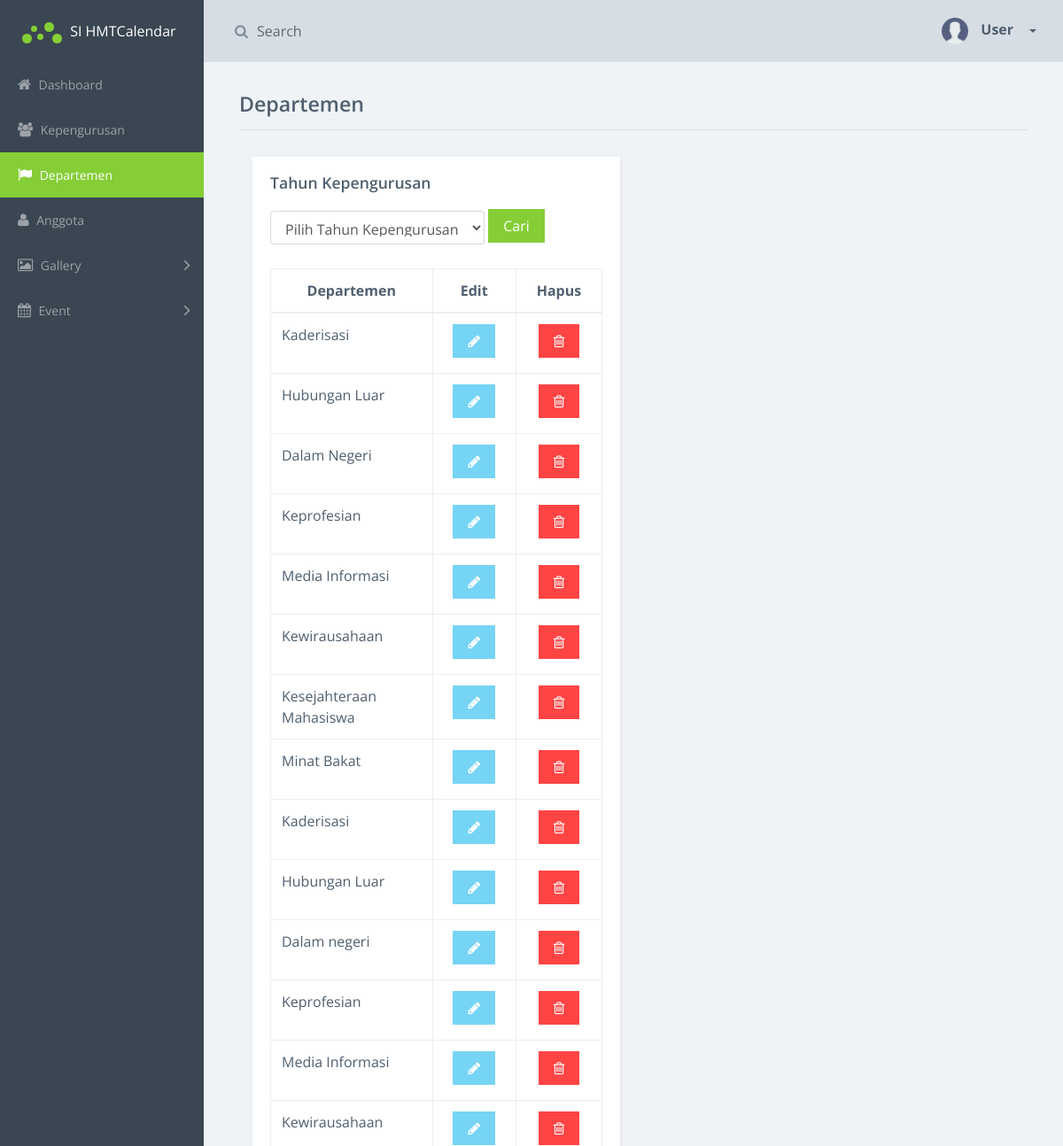
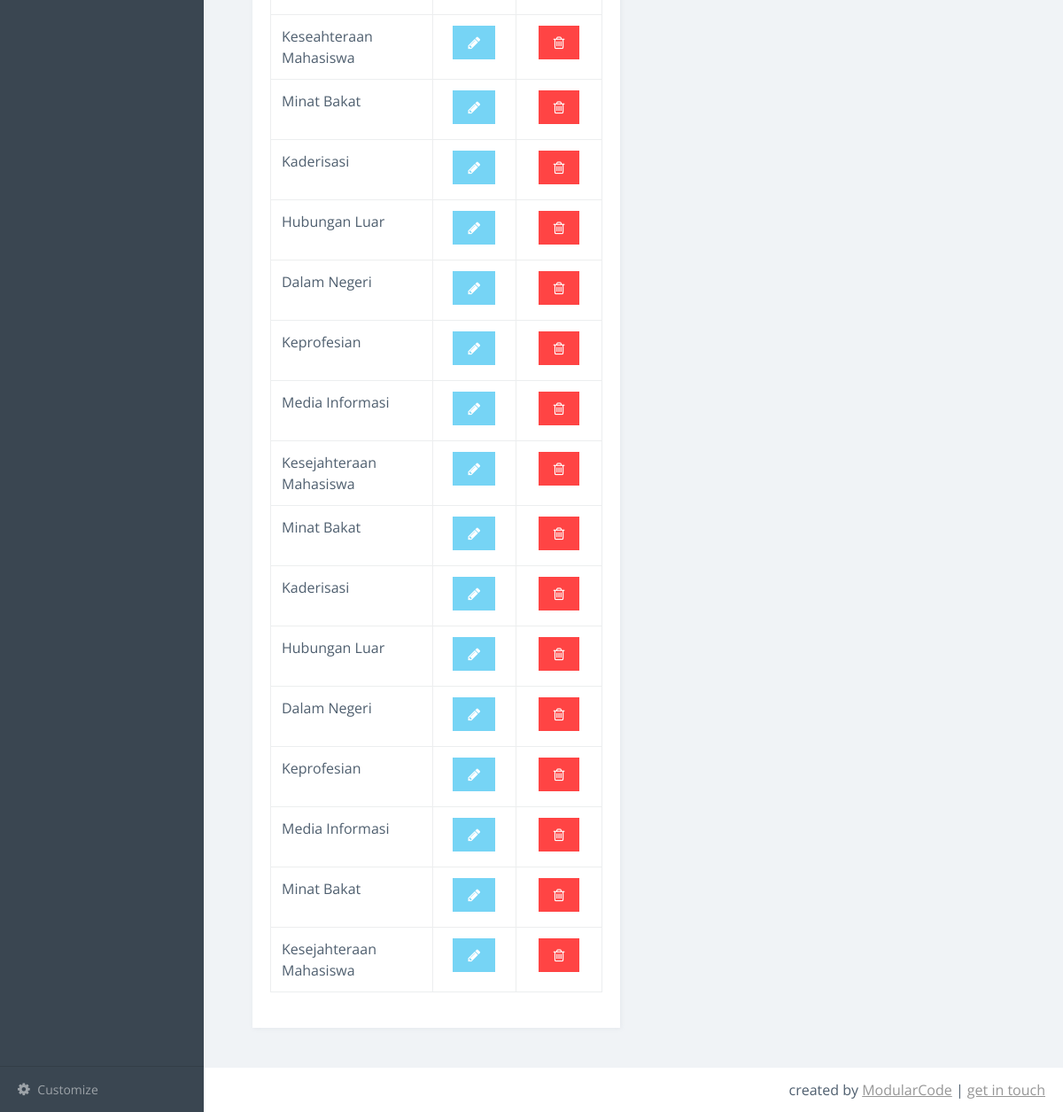
The app's page /index.php/departemen_controller/get_tahun with its own data (2 pictures, top to bottom).
### tables this page shows
CREATE TABLE `departemen` (
  `id_departemen` int(11) NOT NULL,
  `id_kepengurusan` int(11) DEFAULT NULL,
  `nama_departemen` varchar(50) DEFAULT NULL
);

### application/controllers/departemen_controller.php (called while the page is built, shortened)
<?php
class departemen_controller extends CI_Controller {
	public function get_tahun()
	{
		$data['listkepengurusan'] = $this->Kepengurusan->list_kepengurusan();
		$tahun = $this->input->post('id_kepengurusan');
		$data['listdepartemen'] = $this->Departemen->get_id($tahun);
		$this->load->view('user/get_departemen' , $data);
	}
}

### index.php (called while the page is built, shortened)
<?php
require_once BASEPATH.'core/CodeIgniter.php';

### application/models/Departemen.php (called while the page is built, shortened)
<?php
class Departemen extends CI_Model{
	public function get_id($tahun){
		if($tahun == 0)
		{
			$list = $this->db->query("select * from departemen");
			return $list->result();
		}
		else{
			$list = $this->db->query("select * from departemen where id_kepengurusan= $tahun");
			return $list->result();
		}
	}
}

### application/views/user/get_departemen.php (the view, shortened to what this page needs)
<!doctype html>
<html class="no-js" lang="en">
    <head>
        <link rel="stylesheet" href="<?php echo base_url() ?>css/vendor.css">
    </head>
    <body>
        <div class="main-wrapper">
            <div class="app" id="app">
                <header class="header">
                    <div class="header-block header-block-search hidden-sm-down">
                        <form role="search">
                            <div class="input-container"> <i class="fa fa-search"></i> <input type="search" placeholder="Search">
                            </div>
                        </form>
                    </div>
                    <div class="header-block header-block-nav">
                        <ul class="nav-profile">
                            <li class="profile dropdown">
                                <a class="nav-link dropdown-toggle" data-toggle="dropdown" href="#" role="button" aria-haspopup="true" aria-expanded="false">
                                    <div class="img" style="background-image: url('assets/user.png')"> </div> <span class="name">
    			      User
    			    </span> </a>
                            </li>
                        </ul>
                    </div>
                </header>
                <aside class="sidebar">
                    <div class="sidebar-container">
                        <div class="sidebar-header">
                            <div class="brand">
                                <div class="logo"> <span class="l l1"></span> <span class="l l2"></span> <span class="l l3"></span> <span class="l l4"></span> <span class="l l5"></span> </div> SI HMTCalendar </div>
                        </div>
                       <nav class="menu">
                            <ul class="nav metismenu" id="sidebar-menu">
                                <li>
                                    <a href="<?php echo base_url('user'); ?>"> <i class="fa fa-home"></i> Dashboard </a>
                                </li>
                                <li>
                                    <a href="<?php echo base_url('list_kepengurusan'); ?>"> <i class="fa fa-group"></i> Kepengurusan </a>
                                </li>
                                <li class="active">
                                    <a href="<?php echo base_url('list_departemen'); ?>"> <i class="fa fa-flag"></i> Departemen </a>
                                </li>
                                <li>
                                    <a href="<?php echo base_url('list_anggota'); ?>"> <i class="fa fa-user"></i> Anggota </a>
                                </li>
                                <li>
                                    <a href=""> <i class="fa fa-picture-o"></i> Gallery <i class="fa arrow"></i> </a>
                                </li>
                                <li>
                                    <a href=""> <i class="fa fa-calendar"></i> Event <i class="fa arrow"></i> </a>
                                </li>
                            </ul>
                        </nav>
                    </div>
                    <footer class="sidebar-footer">
                        <ul class="nav metismenu" id="customize-menu">
                            <li>
                                <a href=""> <i class="fa fa-cog"></i> Customize </a>
                            </li>
                        </ul>
                    </footer>
                </aside>
                <article class="content static-tables-page">
                    <div class="title-block">
                        <h1 class="title"> Departemen </h1>
                    </div>
                    <section class="section">
		                <div class="row sameheight-container" id="dropdown-right">
		                    <div class="col-sm-6">
		                        <div class="card card-block sameheight-item" id="dropdown-right">
		                            <div class="title-block">
		                                <h3 class="title"> Tahun Kepengurusan </h3>
		                            </div>
                                <?php
                                  $attributes = array('class' => 'form-inline');
                                  echo form_open(base_url()."show_departemen", $attributes); ?>
                            			<div class="form-group">
                                    <select class="form-control" name="id_kepengurusan">
											                <option selected value='0'>Pilih Tahun Kepengurusan</option>
										                </select>
                                    <?php
                                      $submit = array ("type"=>"submit","value" => "Cari", "class" => "btn btn-primary");
                                      echo form_submit($submit);
                                    ?>
                                  </div>
									              <?php echo form_close('') ?>
                                <br>
                                    <section class="example">
                                            <table class="table table-bordered">
                                                <thead>
                                                        <th style="width: 20%">Departemen</th>
                                                        <th style="width: 10%">Edit</th>
                                                        <th style="width: 10%">Hapus</th>
                                                </thead>
                                                <tbody>
                                                  <?php if(count($listdepartemen) > 0){
                                                      foreach ($listdepartemen as $row) {
                                                        echo "
                                                        <tr>
                                                            <td>$row->nama_departemen</td>
                                                            <td>".anchor('departemen_controller/edit_departemen/'.$row->id_departemen,'<center><button type="button" class="btn btn-info"><i class="fa fa-pencil"></i></center>')."  </td>
                                                            <td>".anchor('departemen_controller/delete_departemen/'.$row->id_departemen,'<center><button type="button" class="btn btn-danger">
                                                                <i class="fa fa-trash-o"></i></center>')."  </td>
                                                        </tr>
                                                        ";
                                                    }
                                                  }
                                                  else{
                                                    echo "
                                                    <tr>
                                                      <p style='color:red; text-align: center;'> Data tidak ditemukan! </p>
                                                    </tr>";
                                                  }
                                                  ?>
                                                </tbody>
                                            </table>
                                    </section>
                        		 </div>
                    		</div>
                     </div>
                    </section>
                </article>
                <footer class="footer">
                    <div class="footer-block buttons"> <iframe class="footer-github-btn" src="https://ghbtns.com/github-btn.html?user=modularcode&repo=modular-admin-html&type=star&count=true" frameborder="0" scrolling="0" width="140px" height="20px"></iframe> </div>
                    <div class="footer-block author">
                        <ul>
                            <li> created by <a href="https://github.com/modularcode">ModularCode</a> </li>
                            <li> <a href="https://github.com/modularcode/modular-admin-html#get-in-touch">get in touch</a> </li>
                        </ul>
                    </div>
                </footer>
            </div>
        </div>
    </body>
</html>

### application/views/user/get_departemen.php (style rules this page uses)
th { text-align: center; }
#dropdown-right { margin-left: 0%; margin-right: -0%; }
.header .header-block-nav .profile .img { background-color: #d7dde4; }

### records on screen
departemen: nama_departemen "Kaderisasi"
departemen: nama_departemen "Hubungan Luar"
departemen: nama_departemen "Dalam Negeri"
departemen: nama_departemen "Keprofesian"
departemen: nama_departemen "Media Informasi"
departemen: nama_departemen "Kewirausahaan"
departemen: nama_departemen "Kesejahteraan Mahasiswa"
departemen: nama_departemen "Minat Bakat"
departemen: nama_departemen "Kaderisasi"
departemen: nama_departemen "Hubungan Luar"
departemen: nama_departemen "Dalam negeri"
departemen: nama_departemen "Keprofesian"
departemen: nama_departemen "Media Informasi"
departemen: nama_departemen "Kewirausahaan"
departemen: nama_departemen "Keseahteraan Mahasiswa"
departemen: nama_departemen "Minat Bakat"
departemen: nama_departemen "Kaderisasi"
departemen: nama_departemen "Hubungan Luar"
departemen: nama_departemen "Dalam Negeri"
departemen: nama_departemen "Keprofesian"
departemen: nama_departemen "Media Informasi"
departemen: nama_departemen "Kesejahteraan Mahasiswa"
departemen: nama_departemen "Minat Bakat"
departemen: nama_departemen "Kaderisasi"
departemen: nama_departemen "Hubungan Luar"
departemen: nama_departemen "Dalam Negeri"
departemen: nama_departemen "Keprofesian"
departemen: nama_departemen "Media Informasi"
departemen: nama_departemen "Minat Bakat"
departemen: nama_departemen "Kesejahteraan Mahasiswa"
